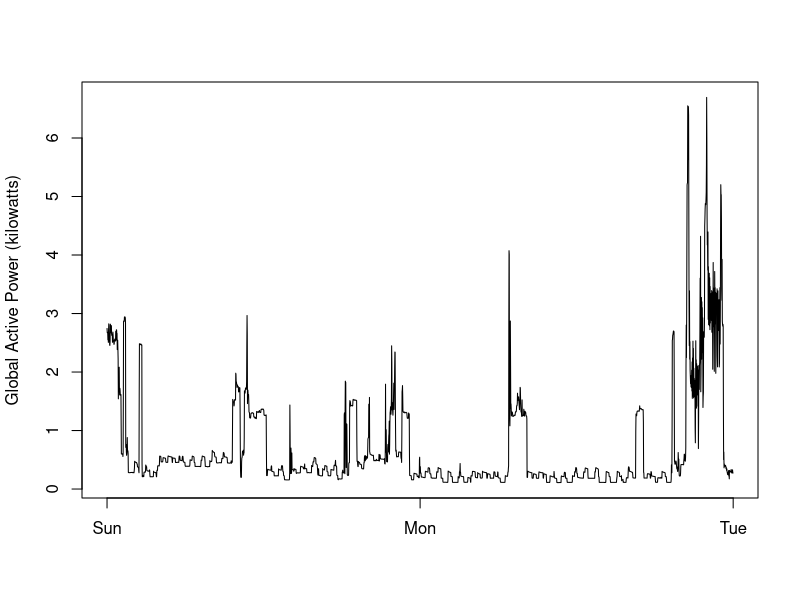

Here is the R script that generated this plot:
# Precondition: Must have already executed
#    source("plot0.R")
# to create the file "household_power_consumption_subset.txt" 
# containing the data subset for the assignment. 
#
#

#Read data 
dat <- read.table("household_power_consumption_subset.txt", 
           header = TRUE, sep = ";", na.string = "?",
           stringsAsFactors = FALSE)

ts_gap <- ts(dat$Global_active_power, frequency = 1, 
   start = 0)

par(mfcol = c(1,1))

plot(ts_gap, xaxt = "n", xlab = "",
     ylab = "Global Active Power (kilowatts)")
axis(side = 1, at = c(0, 1440, 2880), labels = c("Sun", "Mon", "Tue")) 
# I "cheated" by manually finding out that July 1, 2007, was a Sunday.
# Then I hardcoded the labels. If there's an easy way to find
# the three-letter abbreviation of the week and then generate the 
# same for the following two days automatically, please let me 
# know when you give feedback. Thanks!

dev.copy(png, file = "plot2.png")
dev.off()

# DateTime = paste(dat$Date, dat$Time, sep = " ") 
# DateTime = strptime(DateTime, "%d/%m/%Y %H:%M:%S") 
# dat <- cbind(dat,DateTime)
